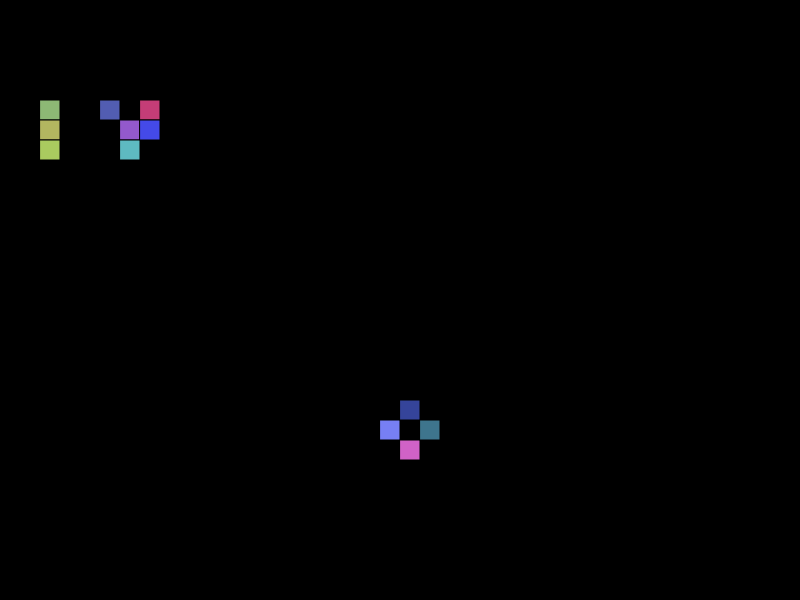
Frame 1 (no input)
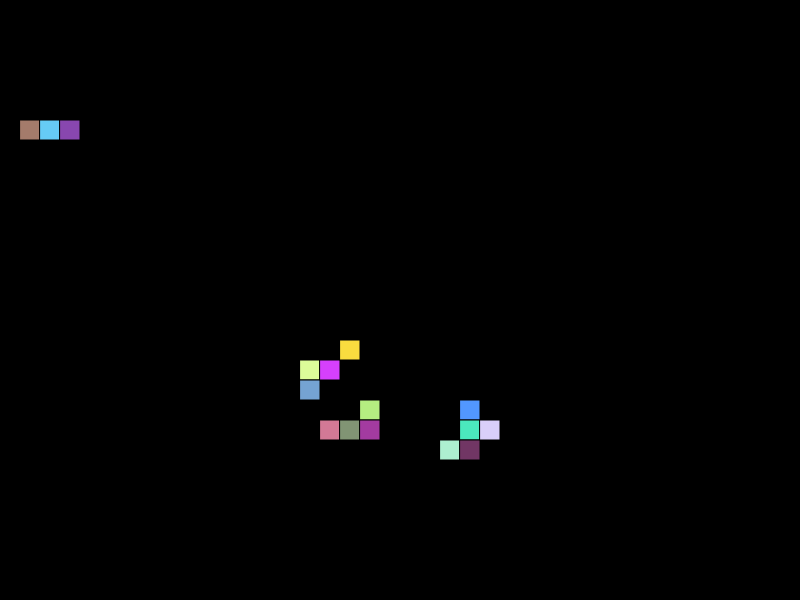
Frame 60 (no input)
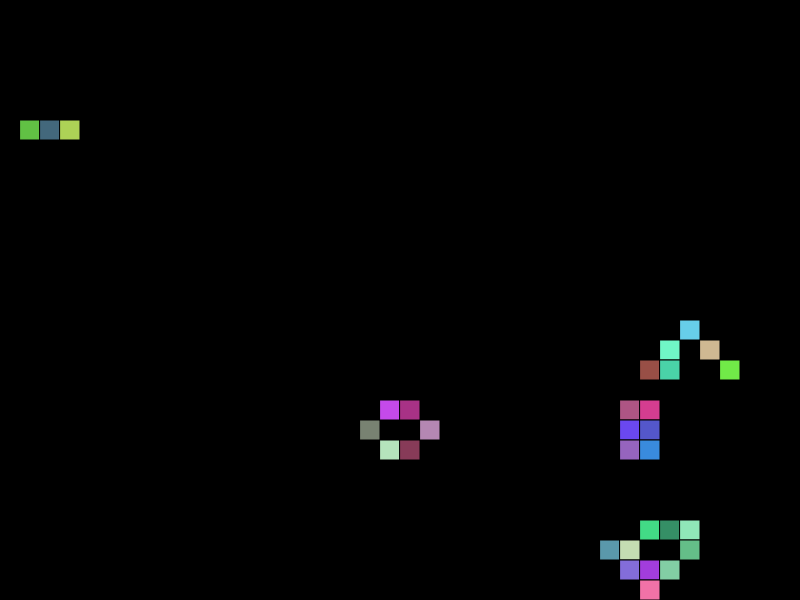
Frame 120 (the mouse pressed at the canvas centre since frame 60)

The p5.js sketch that drew these frames (run headless with seeded random() and noise() and a simulated clock; from frame 60 on, the mouse is pressed at the canvas centre):

// p5.js sketch
// ── sketch.js
/*
	Rules:
		* Cell with <2 neighbors dies
		* Cell with 2 or 3 neighbors survives
		* Cell with >3 neighbors dies
		* Dead cell with 3 neighbors becomes alive
*/

const WIDTH = 800;
const HEIGHT = 600;

let individualSize = 20;
let board = [];
function createBoard(newBoard) {
    for (let i = 0; i < WIDTH / individualSize; i++) {
        newBoard.push([]);
        for (let j = 0; j < HEIGHT / individualSize; j++) {
            newBoard[i].push(0);
        }
    }
    return newBoard;
}

function setup() {
    createCanvas(WIDTH, HEIGHT);
    frameRate(20);

    board = createBoard(board);

    console.log(board);

    // o o o
    board[2][5] = 1;
    board[2][6] = 1;
    board[2][7] = 1;

    // glider
    board[5][5] = 1;
    board[6][6] = 1;
    board[6][7] = 1;
    board[7][5] = 1;
    board[7][6] = 1;

    //  o
    // o o
    //  o
    board[20][20] = 1;
    board[21][21] = 1;
    board[19][21] = 1;
    board[20][22] = 1;
}

function checkNeighbors() {
    newBoard = createBoard([]);

    for (let i = 0; i < board.length; i++) {
        for (let j = 0; j < board[0].length; j++) {
            let neighbors = 0;

            if (i != 0 && j != 0) {
                if (board[i - 1][j - 1] == 1) {
                    neighbors++;
                }
            }
            if (i != 0) {
                if (board[i - 1][j] == 1) {
                    neighbors++;
                }
            }
            if (i != 0 && j != board[0].length - 1) {
                if (board[i - 1][j + 1] == 1) {
                    neighbors++;
                }
            }
            if (j != 0) {
                if (board[i][j - 1] == 1) {
                    neighbors++;
                }
            }
            if (j != board[0].length - 1) {
                if (board[i][j + 1] == 1) {
                    neighbors++;
                }
            }
            if (i != board.length - 1 && j != 0) {
                if (board[i + 1][j - 1] == 1) {
                    neighbors++;
                }
            }
            if (i != board.length - 1) {
                if (board[i + 1][j] == 1) {
                    neighbors++;
                }
            }
            if (i != board.length - 1 && j != board[0].length - 1) {
                if (board[i + 1][j + 1] == 1) {
                    neighbors++;
                }
            }

            if (board[i][j] == 1) {
                if (neighbors < 2) {
                    newBoard[i][j] = 0;
                } else if (neighbors > 3) {
                    newBoard[i][j] = 0;
                } else {
                    newBoard[i][j] = 1;
                }
            } else {
                if (neighbors == 3) {
                    newBoard[i][j] = 1;
                }
            }
        }
    }
    board = newBoard;
}

function draw() {
    background(0);

    for (let i = 0; i < WIDTH; i += individualSize) {
        for (let j = 0; j < HEIGHT; j += individualSize) {
            fill(random(50, 255), random(50, 255), random(50, 255));
            if (board[i / individualSize][j / individualSize] != 0) {
                rect(i, j, individualSize, individualSize);
            }
        }
    }

    checkNeighbors();
}
